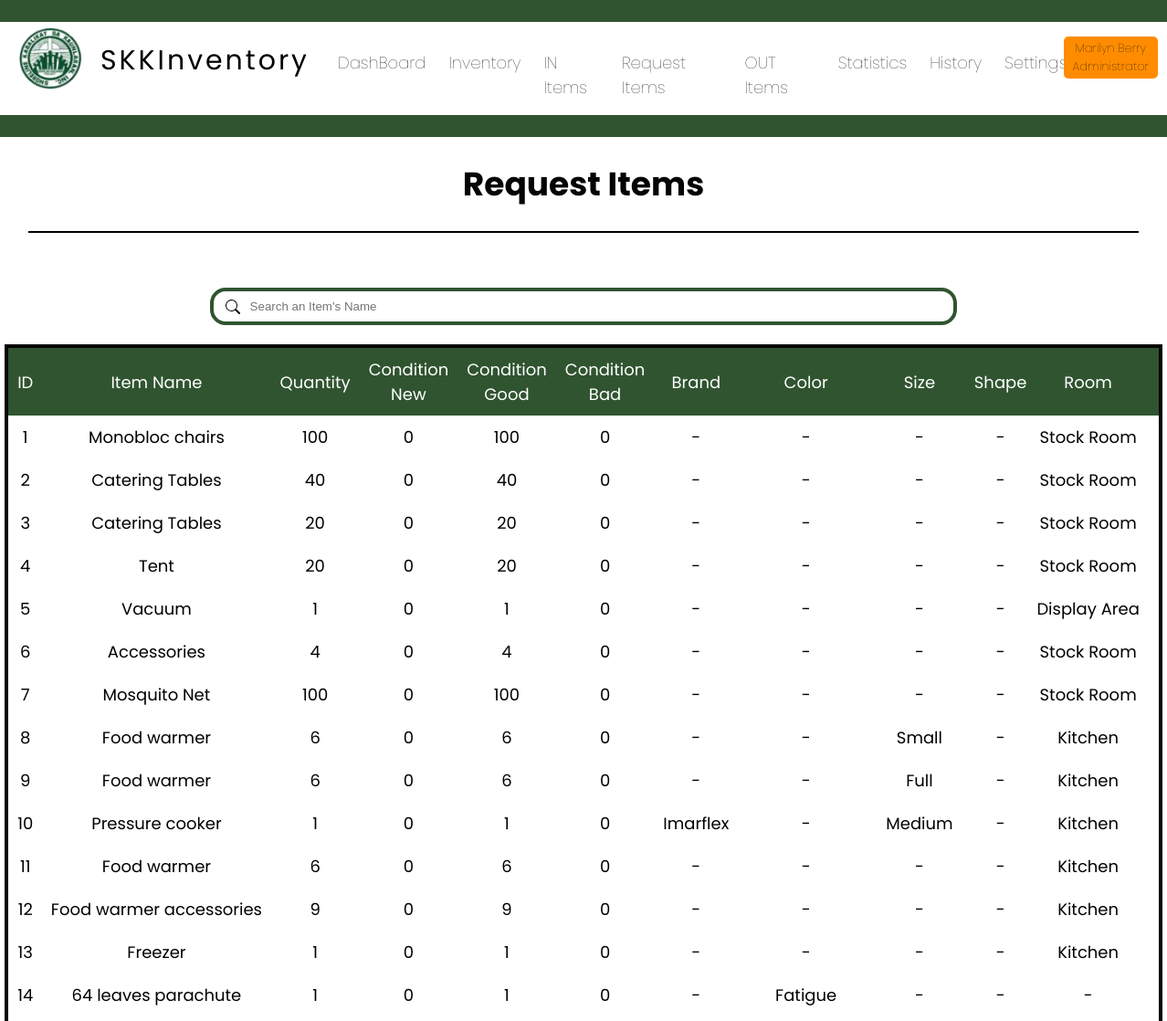
The page /request.php (signed in, upper part) on the database as committed earlier.
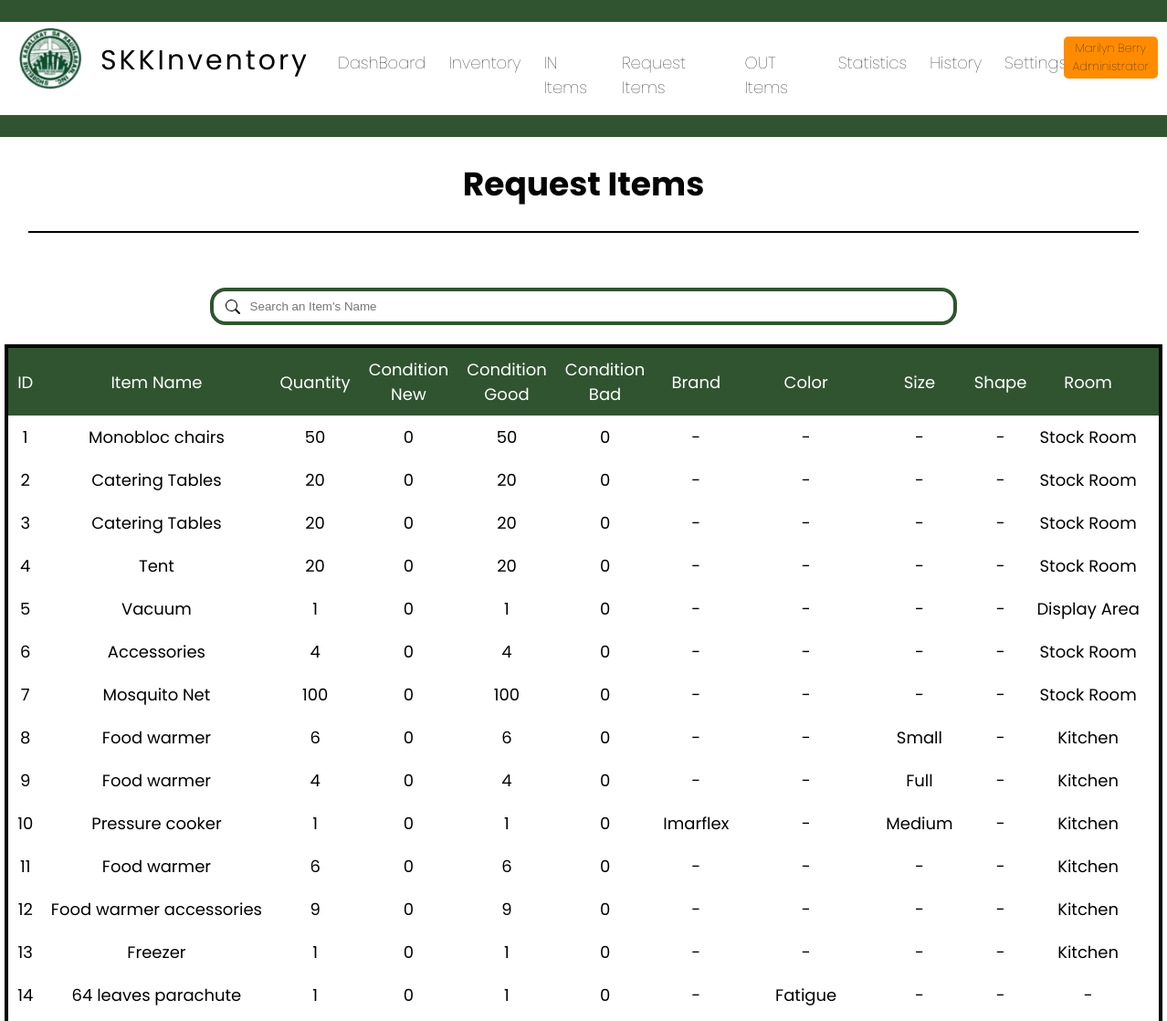
The same page on the database as committed later.
### tables this page shows
CREATE TABLE `inventory` (
  `id` int(10) NOT NULL AUTO_INCREMENT,
  `product_name` varchar(100) NOT NULL,
  `category` varchar(30) NOT NULL,
  `price` int(20) NOT NULL,
  `unit` varchar(20) NOT NULL,
  `quantity` int(11) NOT NULL,
  `condition_new` int(10) NOT NULL,
  `condition_good` int(10) NOT NULL,
  `condition_bad` int(10) NOT NULL,
  `brand` varchar(50) NOT NULL,
  `color` varchar(20) NOT NULL,
  `size` varchar(20) NOT NULL,
  `shape` varchar(20) NOT NULL,
  `life` varchar(20) NOT NULL,
  `total` int(20) NOT NULL,
  `user` varchar(100) NOT NULL,
  `date` date NOT NULL,
  `building` int(20) NOT NULL,
  `floor` int(11) NOT NULL,
  `room` int(20) NOT NULL,
  `remarks` varchar(1000) NOT NULL,
  PRIMARY KEY (`id`)
);

### request.php (the view, shortened to what this page needs)
<!DOCTYPE html>
<html lang="en">
<head>
    <link rel="stylesheet" href="css/footer.css">
    <link rel="stylesheet" href="css/request.css">
    <?php
    $username = $_SESSION['username'];
    if ($_SESSION['username']) {
        if ($username == 'superadmin1' || $username == 'superadmin2') {
            include 'header_superadmin.php';
        } else if ($username == 'admin') {
            include 'header_admin.php';
        } else {
            include 'header.php';
        }
    } else {
        header("Location: index.php");
    }
    ?>
</head>
<body>
    <h1 class="font dashboard">Request Items</h1>
    <hr class="dashhr">
    <div class="table">
        <table border="1">
            <tr>
                <th>ID</th>
                <th>Item Name</th>
                <th>Quantity</th>
                <th>Condition New</th>
                <th>Condition Good</th>
                <th>Condition Bad</th>
                <th>Brand</th>
                <th>Color</th>
                <th>Size</th>
                <th>Shape</th>
                <th>Room</th>
                <th></th>
            </tr>
            <?php include 'request_items.php'; ?>
        </table>
    </div>
</body>
</html>

### request_items.php (shortened to what this page needs)
<?php
include 'connect.php';
$search = isset($_GET['search']) ? $_GET['search'] : '';
$searchTerms = explode(' ', $search);
$searchConditions = array();
$recordsPerPage = 25;
$page = isset($_GET['page1']) ? $_GET['page1'] : 1;
$offset = ($page - 1) * $recordsPerPage;
foreach ($searchTerms as $term) {
    $term = mysqli_real_escape_string($conn, $term);
    $searchConditions[] = "(inventory.product_name LIKE '%$term%'
                           OR inventory.category LIKE '%$term%'
                           OR inventory.brand LIKE '%$term%'
                           OR inventory.color LIKE '%$term%'
                           OR inventory.size LIKE '%$term%'
                           OR inventory.shape LIKE '%$term%')";
}
$whereClause = implode(" AND ", $searchConditions);
$sql = "SELECT *
        FROM inventory
        WHERE $whereClause
        LIMIT $recordsPerPage OFFSET $offset";
$result = mysqli_query($conn, $sql);
if ($result->num_rows > 0) {
    while ($row = $result->fetch_assoc()) {
        $id = $row['id'];
        $productname = $row['product_name'];
        $quantity = $row['quantity'];
        $conditionnew = $row['condition_new'];
        $conditiongood = $row['condition_good'];
        $conditionbad = $row['condition_bad'];
        $brand = $row['brand'];
        $color = $row['color'];
        $size = $row['size'];
        $shape = $row['shape'];
        $room = $row['room'];
        switch ($room) {
            case 0:
                $roomname = '-';
                break;
            case 1:
                $roomname = 'Display Area';
                break;
            case 5:
                $roomname = 'Stock Room';
                break;
            case 10:
                $roomname = 'Stock Room';
                break;
            case 19:
                $roomname = 'Kitchen';
                break;
        }
        echo '<tr>';
        echo '<td>' . $id . '</td>';
        echo '<td style="white-space: nowrap;">' . $productname . '</td>';
        echo '<td>' . $quantity . '</td>';
        echo '<td>' . $conditionnew . '</td>';
        echo '<td>' . $conditiongood . '</td>';
        echo '<td>' . $conditionbad . '</td>';
        echo '<td style="padding: 10px;">' . $brand . '</td>';
        echo '<td style=" white-space: nowrap;">' . $color . '</td>';
        echo '<td style=" white-space: nowrap;">' . $size . '</td>';
        echo '<td style="padding: 10px;">' . $shape . '</td>';
        echo '<td style=" white-space: nowrap;">' . $roomname . '</td>';
        echo '</tr>';
    }
} else {
    echo '<tr><td colspan="11">No results found.</td></tr>';
}
?>
<div class="search-form">
    <form method="GET" action="" id="searchForm">
        <input type="text" name="search" id="search" placeholder="Search an Item's Name" value="<?php echo $search; ?>" oninput="searchInventory()">
    </form>
</div>
<br>

Rows that differ between the two databases and show on the page:
changed inventory "Monobloc chairs": quantity "100" → "50"; condition_good "100" → "50"
changed inventory id 2: quantity "40" → "20"; condition_good "40" → "20"
changed inventory "Full": quantity "6" → "4"; condition_good "6" → "4"
